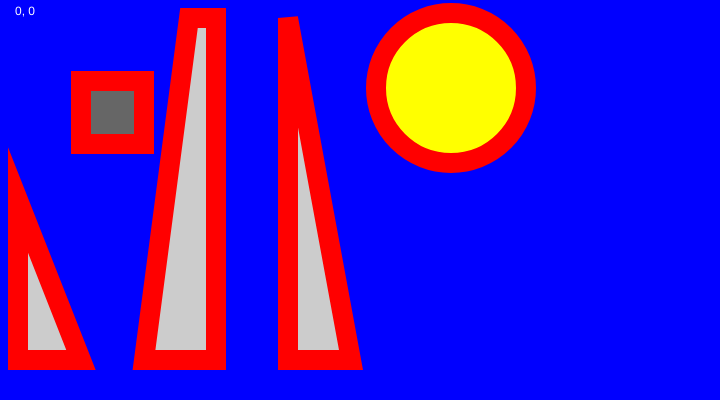
Frame 1 (no input)
Frame 60 (no input): identical to frame 1, image omitted
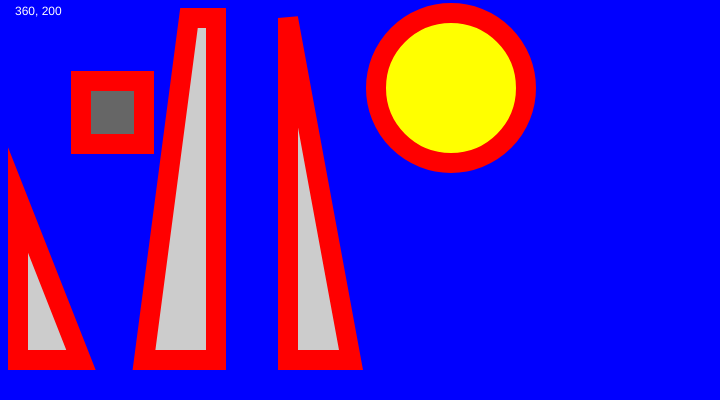
Frame 120 (the mouse pressed at the canvas centre since frame 60)

The p5.js sketch that drew these frames (run headless with seeded random() and noise() and a simulated clock; from frame 60 on, the mouse is pressed at the canvas centre):

// p5.js sketch
// ── sketch.js
function setup() {
    createCanvas(720, 400);
}

function draw() {
  // Sets the screen to be 720 pixels wide and 400 pixels high

  background('blue');
 // noStroke();
  stroke('red') ;
  strokeWeight(20) ;


  // sailboat
  fill(204);
  triangle(18, 200, 18, 360, 81, 360);
  fill('yellow');



  fill(102);
  rect(81, 81, 63, 63);

  fill(204);
  quad(189, 18, 216, 18, 216, 360, 144, 360);

  // sun
  fill('yellow');
 // ellipse(252, 144, 72, 72);
 ellipse(451, 88, 150, 150);


  fill(204);
  triangle(288, 18, 351, 360, 288, 360);

  // fill(255);
  // arc(479, 300, 280, 280, PI, TWO_PI);

  noStroke() ;
  fill('white') ;
  text(mouseX + ", " + mouseY, 15, 15) ;
}
